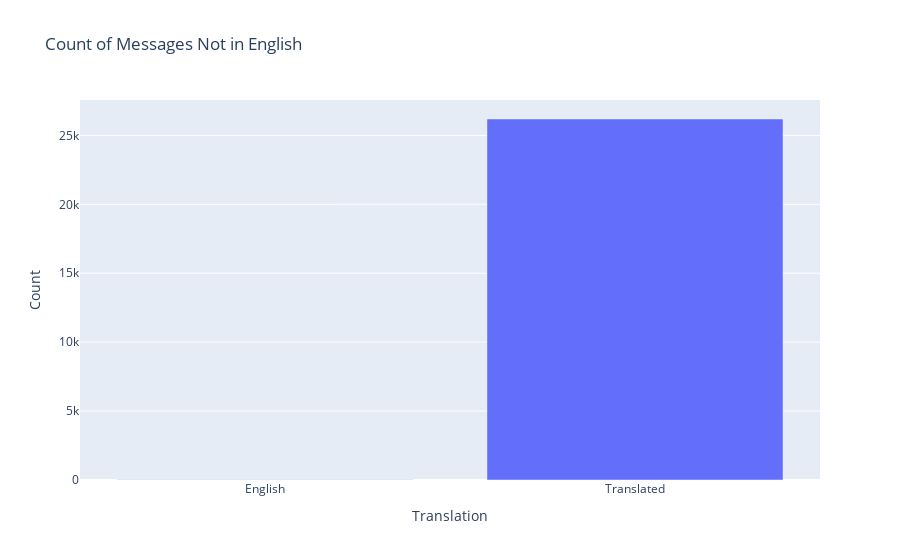

This figure's notebook cell:
### Markdown cell above
# Counts of translated message - Bar

### Code cell
# df['diff_lang'] = df['message'] != df['original']
df['diff_lang'] = df.apply( lambda row: 'Translated' if row['message'] != row['original'] else "English", axis=1 )
diff_lang_count = df.groupby('diff_lang').count()['message'].reset_index().rename(columns={'message': 'count'})

display(diff_lang_count)

diff_lang_graph = {
    'data': [
        go.Bar(
            x=diff_lang_count['diff_lang'],
            y=diff_lang_count['count']
        )
    ],

    'layout': {
        'title': {
            'text': 'Count of Messages Not in English'
        },
        'yaxis': {
            'title': {
                'text': "Count"
            }
        },
        'xaxis': {
            'title': {
                'text': "Translation"
            }
        }
    }
}

plotly.io.from_json( get_graph_json(diff_lang_graph) )

### Figure 1 — Plotly figure (JSON) as saved in the notebook; plotly's stock layout.template omitted (floating-point values rounded to 4 significant figures)
{"data": [{"type": "bar", "x": ["English", "Translated"], "y": [27, 26188]}], "layout": {"title": {"text": "Count of Messages Not in English"}, "xaxis": {"title": {"text": "Translation"}}, "yaxis": {"title": {"text": "Count"}}}}
